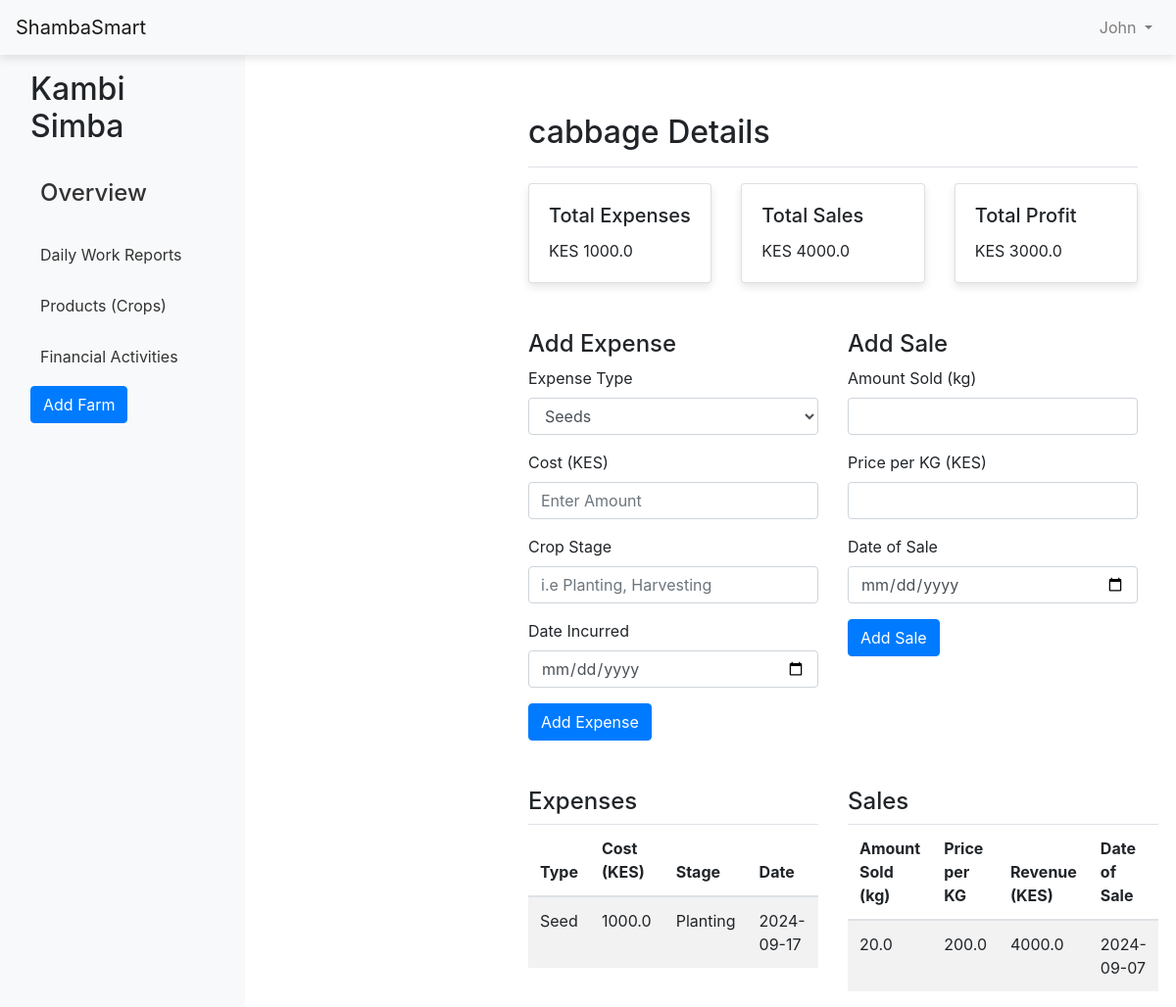
The page /crop/1 (signed in) on the database its author committed.
### website/models.py (models this page shows, shortened)
class Farmer(db.Model, UserMixin):
    id = db.Column(db.Integer, primary_key=True)
    first_name = db.Column(db.String(50))
    last_name = db.Column(db.String(50))
    email = db.Column(db.String(150), unique=True)
    username = db.Column(db.String(80), unique=True, nullable=False)
    password = db.Column(db.String(200), nullable=False)
    farms = db.relationship('Farm', backref='farmer', lazy=True)
    crops = db.relationship('Crop', back_populates='farmer', lazy=True)

class Farm(db.Model):
    id = db.Column(db.Integer, primary_key=True)
    name = db.Column(db.String(150), nullable=False)
    country = db.Column(db.String(100), nullable=False)
    address = db.Column(db.String(200), nullable=False)
    size = db.Column(db.Float, nullable=False)
    size_unit = db.Column(db.String(50), nullable=False, default='acres')
    farmer_id = db.Column(db.Integer, db.ForeignKey('farmer.id'), nullable=False)
    crops = db.relationship('Crop', backref='farm', lazy=True)

class Crop(db.Model):
    crop_id = db.Column(db.Integer, primary_key=True)
    farm_id = db.Column(db.Integer, db.ForeignKey('farm.id'), nullable=False) # linking it to farm
    crop_name = db.Column(db.String(80), nullable=False)
    variety = db.Column(db.String(100), nullable=False)
    quantity = db.Column(db.Integer, nullable=False)
    quantity_unit = db.Column(db.String(50), nullable=False, default='grams')
    date_planted = db.Column(db.Date, default=func.now())
    quantity_harvested = db.Column(db.Float, nullable=True)  # Quantity of harvest
    stages = db.relationship('PlantStage', backref='crop', lazy=True)
    image = db.Column(db.String(200), nullable=True)  # For storing the image path
    farmer_id = db.Column(db.Integer, db.ForeignKey('farmer.id'), nullable=False)
    farmer = db.relationship('Farmer', back_populates='crops')
    expenses = db.relationship('Expense', back_populates='crop', lazy=True)
    sales = db.relationship('Sale', back_populates='crop', lazy=True)

class Expense(db.Model):
    id = db.Column(db.Integer, primary_key=True)
    crop_id = db.Column(db.Integer, db.ForeignKey('crop.crop_id'), nullable=False)
    date = db.Column(db.Date, nullable=False)  # Date of the expense
    description = db.Column(db.String(255), nullable=False)  # What the expense was for
    amount = db.Column(db.Float, nullable=False)  # Cost of the expense
    category = db.Column(db.String(50), nullable=False)  # Labor, fertilizer, etc.
    crop = db.relationship('Crop', back_populates='expenses')

class Sale(db.Model):
    id = db.Column(db.Integer, primary_key=True)
    crop_id = db.Column(db.Integer, db.ForeignKey('crop.crop_id'), nullable=False)
    date = db.Column(db.Date, nullable=False)  # Date of the sale
    quantity_sold = db.Column(db.Float, nullable=False)  # Quantity sold
    price_per_kg = db.Column(db.Float, nullable=False)  # Price per kg
    total_sale = db.Column(db.Float, nullable=False)  # Total sale = quantity_sold * price_per_kg
    crop = db.relationship('Crop', back_populates='sales')

### website/views.py (the view, shortened to what this page needs)
@views.route('/crop/<int:crop_id>', methods=['GET', 'POST'])
@login_required
def crop_detail(crop_id):
    crop = Crop.query.get_or_404(crop_id)
    farm = crop.farm
    expenses = Expense.query.filter_by(crop_id=crop_id).all()
    sales = Sale.query.filter_by(crop_id=crop_id).all()
    total_expenses = db.session.query(db.func.sum(Expense.amount)).filter_by(crop_id=crop_id).scalar() or 0
    total_sales = db.session.query(db.func.sum(Sale.total_sale)).filter_by(crop_id=crop_id).scalar() or 0
    total_profit = total_sales - total_expenses
    return render_template('crop_detail.html', crop=crop, farm=farm, expenses=expenses, sales=sales, total_expenses=total_expenses, total_sales=total_sales, total_profit=total_profit)

### website/templates/crop_detail.html (shortened to what this page needs)
{% extends "base.html" %}
{% block content %}
<div class="container mt-4">
    <div class="pt-3 pb-2 mb-3 border-bottom">
        <h2>{{ crop.crop_name }} Details</h2>
    </div>
    <div class="row">
        <div class="col-md-4">
            <div class="card mb-4">
                <div class="card-body">
                    <h5 class="card-title">Total Expenses</h5>
                    <p class="card-text">KES {{ total_expenses }}</p>
                </div>
            </div>
        </div>
        <div class="col-md-4">
            <div class="card mb-4">
                <div class="card-body">
                    <h5 class="card-title">Total Sales</h5>
                    <p class="card-text">KES {{ total_sales }}</p>
                </div>
            </div>
        </div>
        <div class="col-md-4">
            <div class="card mb-4">
                <div class="card-body">
                    <h5 class="card-title">Total Profit</h5>
                    <p class="card-text">KES {{ total_profit }}</p>
                </div>
            </div>
        </div>
    </div>
    <div class="row mt-4">
        <div class="col-md-6">
            <h4>Add Expense</h4>
            <form method="POST" action="{{ url_for('views.crop_detail', crop_id=crop.crop_id) }}">
                <div class="mb-3">
                    <label for="expense_type" class="form-label">Expense Type</label>
                    <select class="form-control" name="expense_type" id="expense_type" required>
                        <option value="Seed">Seeds</option>
                    </select>
                </div>
                <div class="mb-3">
                    <label for="cost" class="form-label">Cost (KES)</label>
                    <input type="number" class="form-control" id="cost" name="cost" required placeholder="Enter Amount">
                </div>
                <div class="mb-3">
                    <label for="stage" class="form-label">Crop Stage</label>
                    <input type="text" class="form-control" id="stage" name="stage" placeholder="i.e Planting, Harvesting">
                </div>
                <div class="mb-3">
                    <label for="date_incurred" class="form-label">Date Incurred</label>
                    <input type="date" class="form-control" id="date_incurred" name="date_incurred" required>
                </div>
                <button type="submit" class="btn btn-primary">Add Expense</button>
            </form>
        </div>
        <div class="col-md-6">
            <h4>Add Sale</h4>
            <form method="POST" action="{{ url_for('views.crop_detail', crop_id=crop.crop_id) }}">
                <div class="mb-3">
                    <label for="amount_sold" class="form-label">Amount Sold (kg)</label>
                    <input type="number" step="0.01" class="form-control" id="amount_sold" name="amount_sold" required>
                </div>
                <div class="mb-3">
                    <label for="revenue" class="form-label">Price per KG (KES)</label>
                    <input type="number" step="0.01" class="form-control" id="price" name="price" required>
                </div>
                <div class="mb-3">
                    <label for="date_of_sale" class="form-label">Date of Sale</label>
                    <input type="date" class="form-control" id="date_of_sale" name="date_of_sale" required>
                </div>
                <button type="submit" class="btn btn-primary">Add Sale</button>
            </form>
        </div>
    </div>
    <div class="row mt-5">
        <div class="col-md-6">
            <h4>Expenses</h4>
            <table class="table table-striped">
                <thead>
                    <tr>
                        <th>Type</th>
                        <th>Cost (KES)</th>
                        <th>Stage</th>
                        <th>Date</th>
                    </tr>
                </thead>
                <tbody>
                    {% for expense in expenses %}
                    <tr>
                        <td>{{ expense.category }}</td>
                        <td>{{ expense.amount }}</td>
                        <td>{{ expense.description }}</td>
                        <td>{{ expense.date }}</td>
                    </tr>
                    {% endfor %}
                </tbody>
            </table>
        </div>
        <div class="col-md-6">
            <h4>Sales</h4>
            <table class="table table-striped">
                <thead>
                    <tr>
                        <th>Amount Sold (kg)</th>
                        <th>Price per KG</th>
                        <th>Revenue (KES)</th>
                        <th>Date of Sale</th>
                    </tr>
                </thead>
                <tbody>
                    {% for sale in sales %}
                    <tr>
                        <td>{{ sale.quantity_sold }}</td>
                        <td>{{ sale.price_per_kg }}</td>
                        <td>{{ sale.total_sale }}</td>
                        <td>{{ sale.date }}</td>
                    </tr>
                    {% endfor %}
                </tbody>
            </table>
        </div>
    </div>
</div>
{% endblock %}

### website/templates/base.html (shortened to what this page needs)
<!DOCTYPE html>
<html lang="en">
<head>
    <link rel="stylesheet" href="https://stackpath.bootstrapcdn.com/bootstrap/4.5.2/css/bootstrap.min.css">
    <link rel="stylesheet" href="{{ url_for('static', filename='styles.css') }}">
</head>
<body>
    <nav class="navbar navbar-expand-lg navbar-light bg-light">
        <a class="navbar-brand" href="{{ url_for('views.home') }}">ShambaSmart</a>
        <ul class="navbar-nav ml-auto">
            <li class="nav-item dropdown">
                <a class="nav-link dropdown-toggle" href="#" id="userDropdown" role="button" data-toggle="dropdown">
                    {{ current_user.first_name }}
                </a>
            </li>
        </ul>
    </nav>
    <div class="container-fluid">
        <div class="row">
            <div class="col-auto sidebar" id="sidebar">
                <div class="d-flex flex-column p-3">
                    <h2 class="mb-4">{{ farm.name }}</h2>
                    <ul class="nav flex-column">
                        <li class="nav-item mb-2">
                            <a href="{{ url_for('views.home') }}" class="nav-link"><h4>Overview</h4></a>
                        </li>
                        <li class="nav-item mb-2">
                            <a href="{{ url_for('views.daily_reports') }}" class="nav-link">Daily Work Reports</a>
                        </li>
                        <li class="nav-item mb-2">
                            <a href="{{ url_for('views.products') }}" class="nav-link">Products (Crops)</a>
                        </li>
                        <li class="nav-item mb-2">
                            <a href="{{ url_for('views.financial_activities') }}" class="nav-link">Financial Activities</a>
                        </li>
                        <li class="nav-item mb-2">
                            <a href="{{ url_for('views.add_farm') }}" class="btn btn-primary">Add Farm</a>
                        </li>
                    </ul>
                </div>
            </div>
            <main role="main" class="col px-md-4">
                <div class="content">
                    {% block content %}
                    {% endblock %}
                </div>
            </main>
        </div>
    </div>
</body>
</html>

### website/static/styles.css (style rules this page uses)
.sidebar { width: 250px; background-color: #f8f9fa; min-height: 100vh; }
.sidebar .nav-link { color: #333; padding: 10px; }
main { margin-left: 250px; padding-top: 20px; }
.card { box-shadow: 0 4px 8px rgba(0, 0, 0, 0.1); }
.navbar { z-index: 999; position: sticky; top: 0; width: 100%; box-shadow: 0 4px 8px rgba(0, 0, 0, 0.1); }

### rows shown on the page
Farmer: first_name "John"
Farm: name "Kambi Simba"
Crop: crop_name "cabbage"
Expense: category "Seed", amount "1000.0", description "Planting", date "2024-09-17"
Sale: quantity_sold "20.0", price_per_kg "200.0", total_sale "4000.0", date "2024-09-07"

### other values the page prints
{{ total_expenses }} "1000.0"
{{ total_sales }} "4000.0"
{{ total_profit }} "3000.0"
